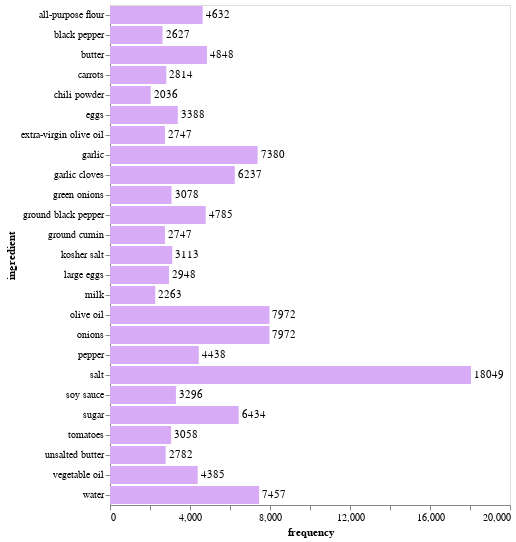

Write notebook code for a chart like this one.
### Code cell
bars = alt.Chart(ing_50).mark_bar().encode(
    x='frequency:Q',
    y="ingredient:N" 
)
text = bars.mark_text(
    align='left',
    baseline='middle',
    dx=3  # Nudges text to right so it doesn't appear on top of the bar
).encode(
    text='frequency:Q'
)
(bars + text).configure_mark(
    color='#d7abf5'
).configure_axis(grid=False
).properties(height=500)

### Figure 1 — Vega-Lite specification as saved in the notebook (floating-point values rounded to 4 significant figures)
{"config": {"view": {"continuousWidth": 400, "continuousHeight": 300}, "axis": {"grid": false}, "mark": {"color": "#d7abf5"}}, "layer": [{"mark": "bar", "encoding": {"x": {"field": "frequency", "type": "quantitative"}, "y": {"field": "ingredient", "type": "nominal"}}}, {"mark": {"type": "text", "align": "left", "baseline": "middle", "dx": 3}, "encoding": {"text": {"field": "frequency", "type": "quantitative"}, "x": {"field": "frequency", "type": "quantitative"}, "y": {"field": "ingredient", "type": "nominal"}}}], "data": {"name": "data-2d2598c514b880603aa76be47026bef4"}, "height": 500, "$schema": "https://vega.github.io/schema/vega-lite/v4.17.0.json", "datasets": {"data-2d2598c514b880603aa76be47026bef4": [{"ingredient": "salt", "frequency": 18049}, {"ingredient": "onions", "frequency": 7972}, {"ingredient": "olive oil", "frequency": 7972}, {"ingredient": "water", "frequency": 7457}, {"ingredient": "garlic", "frequency": 7380}, {"ingredient": "sugar", "frequency": 6434}, {"ingredient": "garlic cloves", "frequency": 6237}, {"ingredient": "butter", "frequency": 4848}, {"ingredient": "ground black pepper", "frequency": 4785}, {"ingredient": "all-purpose flour", "frequency": 4632}, {"ingredient": "pepper", "frequency": 4438}, {"ingredient": "vegetable oil", "frequency": 4385}, {"ingredient": "eggs", "frequency": 3388}, {"ingredient": "soy sauce", "frequency": 3296}, {"ingredient": "kosher salt", "frequency": 3113}, {"ingredient": "green onions", "frequency": 3078}, {"ingredient": "tomatoes", "frequency": 3058}, {"ingredient": "large eggs", "frequency": 2948}, {"ingredient": "carrots", "frequency": 2814}, {"ingredient": "unsalted butter", "frequency": 2782}, {"ingredient": "ground cumin", "frequency": 2747}, {"ingredient": "extra-virgin olive oil", "frequency": 2747}, {"ingredient": "black pepper", "frequency": 2627}, {"ingredient": "milk", "frequency": 2263}, {"ingredient": "chili powder", "frequency": 2036}]}}
